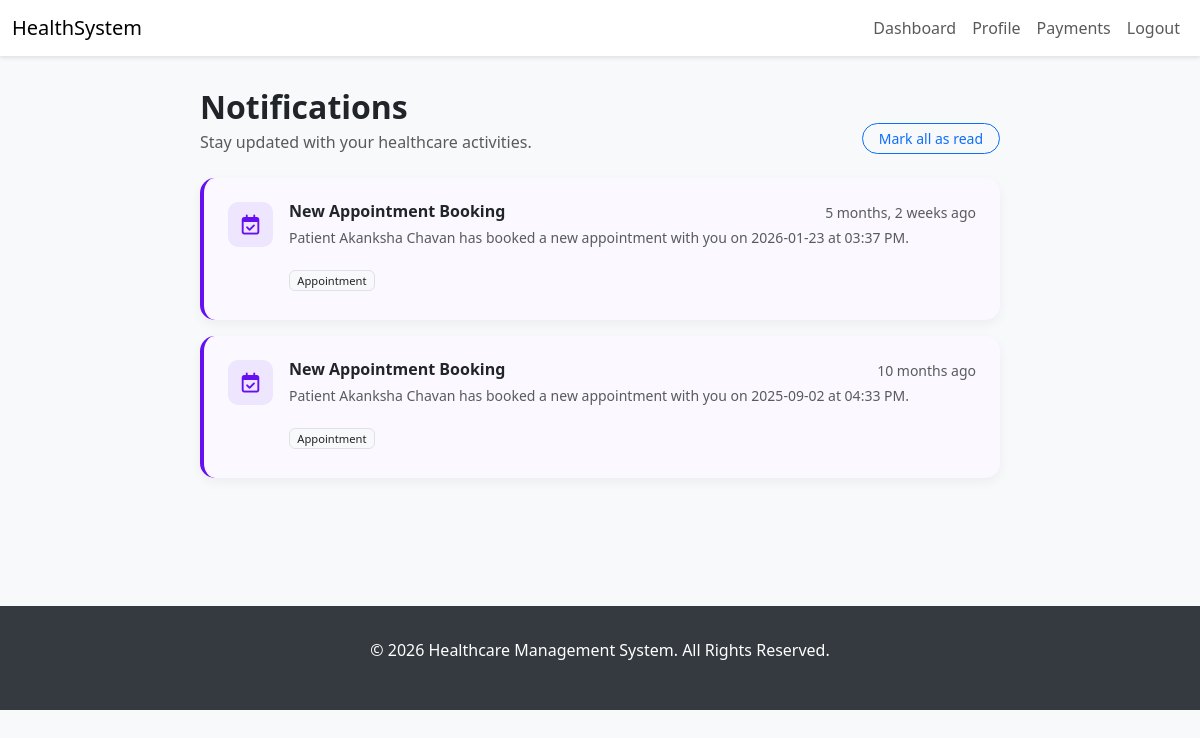
The page /notifications/ (signed in) on the database as committed earlier.
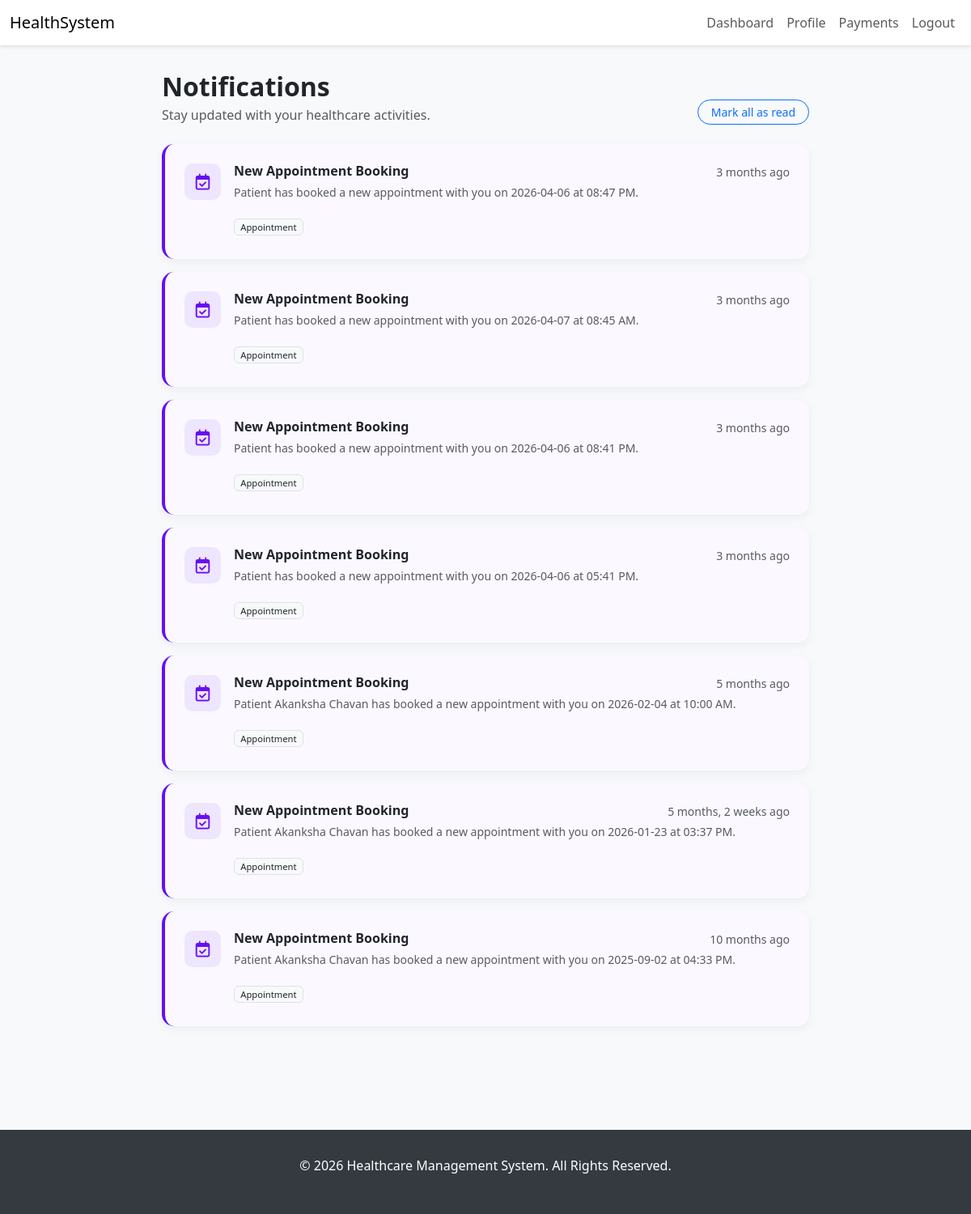
The same page on the database as committed later.
### core/models.py (models this page shows, shortened)
class SoftDeleteMixin(models.Model):
    is_deleted = models.BooleanField(default=False)
    deleted_at = models.DateTimeField(blank=True, null=True)
    class Meta:
        abstract = True

class Notification(SoftDeleteMixin):
    NOTIFICATION_TYPES = [
        ('appointment', 'Appointment'),
        ('prescription', 'Prescription'),
        ('payment', 'Payment'),
        ('system', 'System'),
        ('other', 'Other'),
    ]
    recipient = models.ForeignKey(settings.AUTH_USER_MODEL, on_delete=models.CASCADE, related_name='notifications')
    notification_type = models.CharField(max_length=20, choices=NOTIFICATION_TYPES, default='system')
    title = models.CharField(max_length=100)
    message = models.TextField()
    is_read = models.BooleanField(default=False)
    related_object_id = models.PositiveIntegerField(blank=True, null=True)
    related_content_type = models.CharField(max_length=100, blank=True, null=True)
    action_url = models.URLField(blank=True, null=True)
    created_at = models.DateTimeField(auto_now_add=True)
    updated_at = models.DateTimeField(auto_now=True)
    class Meta:
        verbose_name = "Notification"
        verbose_name_plural = "Notifications"
        ordering = ['-created_at']

### core/views.py (the view)
# urls.py: path('notifications/', views.notification_list, name='notification_list'),
@login_required
def notification_list(request):
    notifications = Notification.objects.filter(
        recipient=request.user,
        is_deleted=False
    ).order_by('is_read', '-created_at')
    unread_count = notifications.filter(is_read=False).count()
    context = {
        'notifications': notifications,
        'unread_count': unread_count,
    }
    return render(request, 'notification_list.html', context)

### templates/notification_list.html (shortened to what this page needs)
{% extends 'base.html' %}
{% load static %}
{% block content %}
<div class="container pb-5">
    <div class="notif-container">
        <div class="d-flex justify-content-between align-items-end mb-4">
            <div>
                <h2 class="fw-bold mb-1">Notifications</h2>
                <p class="text-muted mb-0">Stay updated with your healthcare activities.</p>
            </div>
            {% if unread_count > 0 %}
            <a href="{% url 'notification_mark_read' pk=0 %}"
                class="btn btn-sm btn-outline-primary rounded-pill px-3">Mark all as read</a>
            {% endif %}
        </div>
        {% if notifications %}
        {% for notification in notifications %}
        <div class="notif-item {% if not notification.is_read %}unread{% endif %}">
            <div class="card-body p-4">
                <div class="d-flex align-items-start">
                    <div class="notif-icon me-3">
                        {% if "appointment" in notification.title|lower %}
                        <i class="far fa-calendar-check"></i>
                        {% elif "result" in notification.title|lower or "record" in notification.title|lower %}
                        <i class="fas fa-file-medical"></i>
                        {% else %}
                        <i class="far fa-bell"></i>
                        {% endif %}
                    </div>
                    <div class="flex-grow-1">
                        <div class="d-flex justify-content-between align-items-start mb-1">
                            <h6 class="fw-bold mb-0">{{ notification.title }}</h6>
                            <small class="text-muted small">{{ notification.created_at|timesince }} ago</small>
                        </div>
                        <p class="text-muted small mb-0">{{ notification.message }}</p>
                        <div class="d-flex justify-content-between align-items-center mt-3">
                            <span class="badge bg-light text-dark fw-normal border" style="font-size: 0.7rem;">
                                {{ notification.get_notification_type_display }}
                            </span>
                        </div>
                    </div>
                </div>
            </div>
        </div>
        {% endfor %}
        {% endif %}
    </div>
</div>
{% endblock %}

Rows that differ between the two databases and show on the page:
added Notification: title "New Appointment Booking", created_at "3 months", message "Patient has booked a new appointment with you on 2026-04-06 at 08:47 PM.", notification_type "Appointment"
added Notification: title "New Appointment Booking", created_at "3 months", message "Patient has booked a new appointment with you on 2026-04-07 at 08:45 AM.", notification_type "Appointment"
added Notification: title "New Appointment Booking", created_at "3 months", message "Patient has booked a new appointment with you on 2026-04-06 at 08:41 PM.", notification_type "Appointment"
added Notification: title "New Appointment Booking", created_at "3 months", message "Patient has booked a new appointment with you on 2026-04-06 at 05:41 PM.", notification_type "Appointment"
added Notification: title "New Appointment Booking", created_at "5 months", message "Patient Akanksha Chavan has booked a new appointment with you on 2026-02-04 at 10:00 AM.", notification_type "Appointment"
